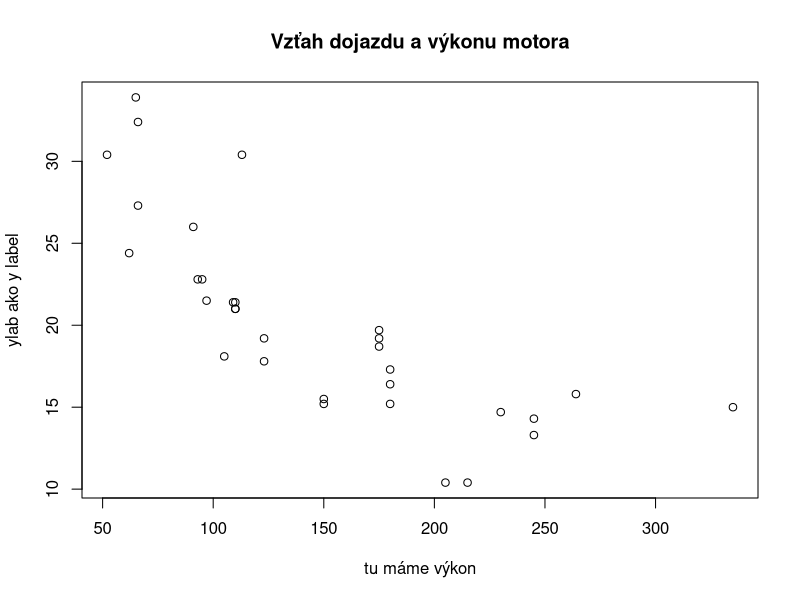
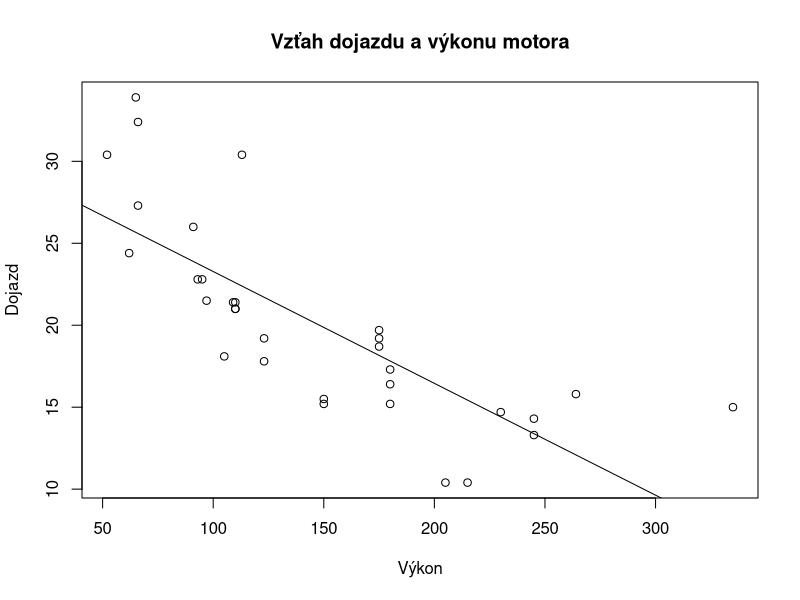
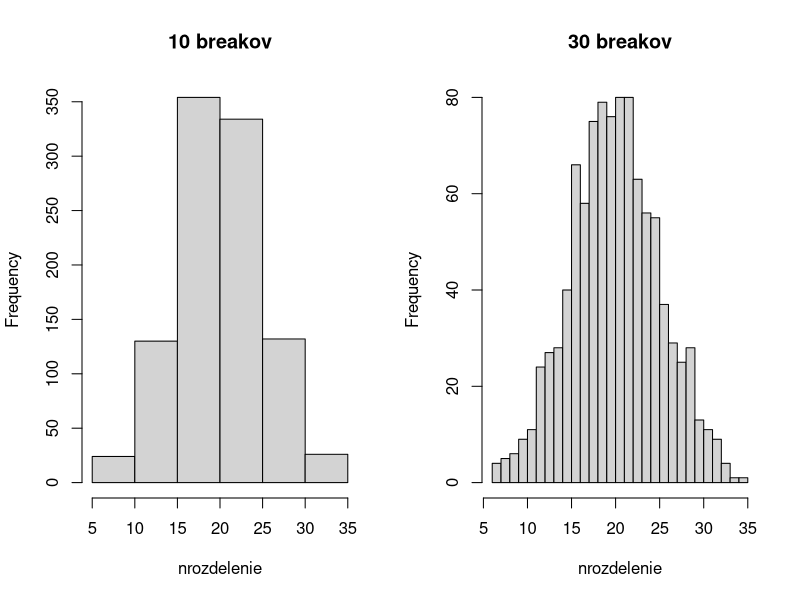
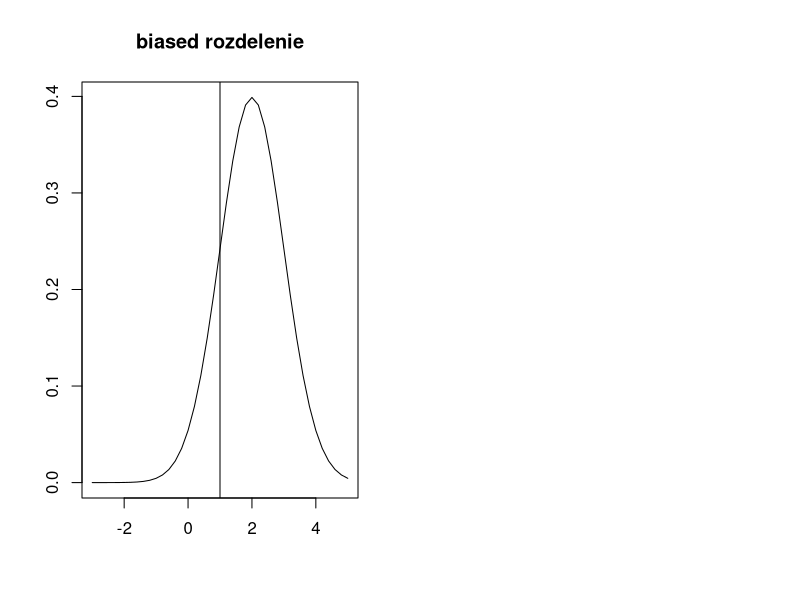
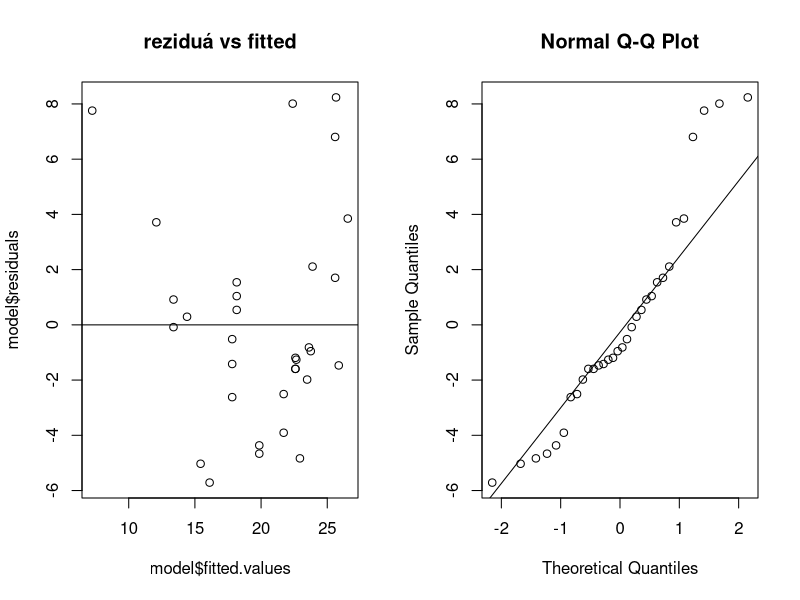
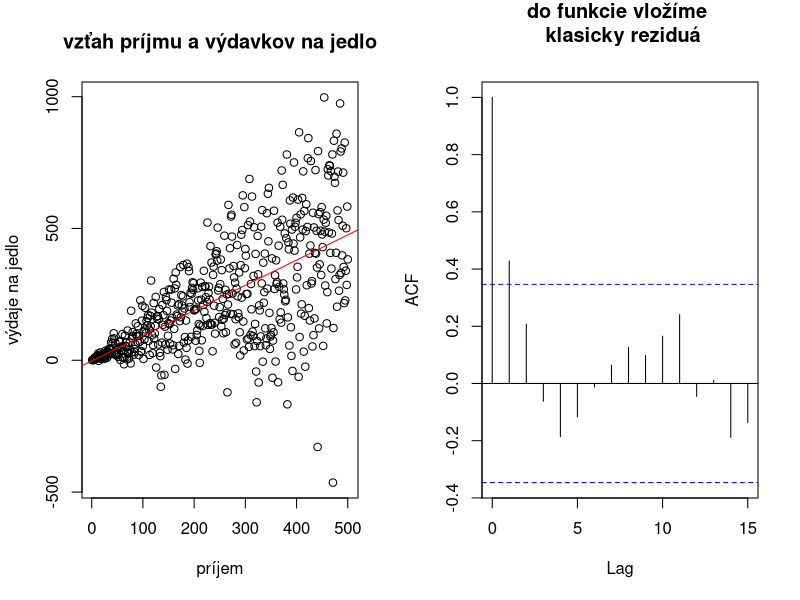

The R script that drew these images, in order:
## ---- chunk 1
library(knitr)
opts_chunk$set(echo = TRUE)
## ---- chunk 2
5 + 5
5 - 5
5 * 5
5 / 5
5^2
## ---- chunk 3
# zobrazí zvyšok z delenia

5 %% 2
## ---- chunk 4
mean(2, 4, 6)
abs(-5)
sqrt(8)
## ---- chunk 5
# Priradíme teda objektu "a" výsledok "2 + 2".

a <- 2 + 2

# Po napísaní názvu objektu do konzoly nám konzola ukáže už len výsledok.

a

# Nové priradenie hodnoty starému objektu prepíše starú hodnotu.

a <- 5 + 5

a
## ---- chunk 6
a^2
## ---- chunk 7
# Objektu "a" priradíme súbor číselných hodnôt a vytvoríme z neho vektor.

a <- c(5, 1, 4, 2, 3)

a

## ---- chunk 8
b <- c(5, 9, 6, 8, 7)
a + b
min(a)
sort(a)
sum(a)
## ---- chunk 9
# sample(), seq() a rep()
## ---- chunk 10
# Ako prvé potrebujeme zadať "x", teda vektor hodnôt, z ktorých chceme vyberať.
# Pre nás to budú hodnoty medzi 160 až 190, ktoré navolíme ako 160:190.

# 160:190 jednoducho vypíše hodnoty zaradom od 160 do 190. A sample() z nich náhodne vyberie
# nami určený počet hodnôt.


# "size" je počet hodnôt, aký ma funkcia vybrať.

# "replace", či môže vybrať jednu hodnotu viackrát, alebo ju má vylúčiť.

# "prob" použijeme, ak chceme priradiť istým hodnotám inú váhu.

vyska <- sample(x = 160:190, size = 10, replace = TRUE)

print(vyska)
## ---- chunk 11
seq(from = 2, to = 12, by = 0.5)
## ---- chunk 12
# Zadáme "od", "do" a koľko časí má vektor mať.

seq(from = 4, to = 10, length = 4) 

seq(from = 4, to = 10, length = 8)

# Alternatívou je zadať "od", "po", a rozdeliť to po požadovaných kúskoch
# na požadovanú dĺžku.

seq(from = 4, by = 0.5, length = 25)
## ---- chunk 13
rep(x = 1, times = 10)

rep(x = c(1, 2, 3), times = 3)
## ---- chunk 14
# Vytvorme si obyčajný číselný vektor.

obycajny_vektor <- c(1:10)

obycajny_vektor

# Za použitia indexovania môžeme vybrať akúkoľvek hodnotu. Chceme vybrať prvú.

obycajny_vektor[1]

# Alebo súbor hodnôt. Vyberieme prvú a poslednú hodnotu.

obycajny_vektor[c(1, 10)]
## ---- chunk 15
# Indexovaním môžeme aj odobrať hodnotu. Napr., ak chceme všetky okrem poslednej:

obycajny_vektor[-10]
## ---- chunk 16
# Pre vytvorenie vektora obsahujúceho textové reťazce, musí byť obsah ohraničený
# úvodzovkami "".

vector_characters <- c("c", "musíme", "používať", "stále", "ak", "chceme",
                       "viac", "hodnôt")

vector_characters

## ---- chunk 17


nazvy <- c("prvy", "druhy", "treti")
cisla <- c(1, 2, 3)

# Použijeme na to funkciu names()

names(cisla) <- nazvy

# Ak sa teraz pozrieme na vektor "cisla", uvidíme, že sme číslam priradili názvy.
# Na vypísanie výsledku môžeme použíť aj funkciu print().

print(cisla)

## ---- chunk 18
names(cisla) <- c("adin", "dos", "tres")

print(cisla)
## ---- chunk 19
# Logické operátory, inak známe ako Booleovské operátory, nám ako výsledok
# poskytnú výstup v podobe TRUE alebo FALSE.
# ! Pre overenie rovnosti použijeme "==".

vektor <-  5

vektor == 5

vektor == 6
## ---- chunk 20
# Vektor výšky ľudí, ktorý sme si skôr vytvorili.

vyska <- sample(x = 160:190, size = 10, replace = TRUE)

# Použitie logického operátora na zistenie, kto má viac ako 170cm. 

viac_ako_170 <- vyska > 170

# Výsledky však nebudú číselnými hodnotami, ale hodnotami booleovského typu.

print(viac_ako_170)

# To nám však nebráni zužiťkovať to pomocou funkcie "sum()" a zistiť počet 
# vyhovujúcich hodnôt. Zráta to všetky TRUE hodnoty.

sum(viac_ako_170)

# Čo dokážeme pomocou indexovania pretvoriť na číselné hodnoty.

vyska_v_cm <- vyska[vyska > 170]

print(vyska_v_cm)


## ---- chunk 21
# Pri funkcií matrix() zadáme vektor, a argumenty v podobe počtu riadkov, stĺpcov,
# a či má byť vektor usporiadaný po riadkoch alebo nie po riadkoch.

vektor <- c(1, 2, 3, 4, 5, 6, 7, 8, 9)

# Vytvoríme si štvorcovú maticu 3x3

matica1 <- matrix(vektor, nrow = 3, ncol = 3, byrow = TRUE)

matica1
## ---- chunk 22
# Zmeníme usporiadanie na FALSE, takže bude matica usporiadaná po stĺpcoch.

matica2 <- matrix(vektor, nrow = 3, ncol = 3, byrow = FALSE)

matica2
## ---- chunk 23
# Potrebujeme si vytvoriť vektory, ktoré budeme chcieť zlepiť.
# Vektor c(1:3) bude taký istý ako c(1, 2, 3).

vektor1 <- c(1:3)
vektor2 <- c(4, 5, 6)
vektor3 <- c(7, 8, 9)

# Zviazanie po riadkoch.

matica_riadky <- rbind(vektor1, vektor2, vektor3)

matica_riadky

## ---- chunk 24
matica_stlpce <- cbind(vektor1, vektor2, vektor3)

matica_stlpce
## ---- chunk 25
# Budeme pracovať s vyššie vytvorenou maticou "matica_riadky".

matica_riadky[1, 3] # jeden prvok, prvý riadok, tretí stĺpec
## ---- chunk 26
matica_riadky[1, ] # celý prvý riadok
## ---- chunk 27
matica_riadky[ , 1] # celý prvý stĺpec
## ---- chunk 28
matica_riadky * 5
## ---- chunk 29
matica_riadky %*% matica_stlpce
## ---- chunk 30
matica_riadky + matica_stlpce
## ---- chunk 31
matica_riadky

t(matica_riadky)
## ---- chunk 32
# Predpokladajme, že pracujeme so štvorcovou maticou.
# Ak by ste mali overiť, či sú vektory lineárne nezávislé,
# všetky ich spojíme do matice, a vyrátame rank matice. Ak bude rank
# rovný počtu vektorov, vektory sú navzájom  lineárne nezávislé.

vektor1 <- c(2, 3, 1, 9)
vektor2 <- c(1, 0, 3, 4)
vektor3 <- c(2, 9, 0, 3)
vektor4 <- c(4, 7, 2, 4)

matica <- rbind(vektor1, vektor2, vektor3, vektor4)


# Operátor "$" dokáže extrahovať konkrétnu hodnotu, ktorú chceme extrahovať. Skúste použiť
# príkaz "qr(matica)", ktorý nám vyráta ešte pár ďalších vecí. Nás však zaujíma iba rank.

qr(matica)$rank # vyrátame hodnosť matice
## ---- chunk 33
# Vidíme, že rank je rovný počtu riadkov/stĺpcov, teda naše vektory sú lineárne nezávislé.
## ---- chunk 34
# Pre načítanie datasetu do objektu použijeme trocha nezvyčajný prístup, kde:
# datasets predstavuje názov balíku, a "mtcars" dataset, ktorý chceme sprístupniť.
# Pomocou "::" sprístupníme konkrétny objekt z balíka.

data <- datasets::mtcars

# Ak by sme datasetu nechceli priradiť vlastný názov, ale ponechať originálny:

data("mtcars")

# Funkcia bude fungovať aj bez úvodzoviek.
## ---- chunk 35
# Predpokladajme, že máme načítaný dataset "mtcars".
# Pomocou funkcie "head()" si načítame prvých 6 riadkov.
# Alternatíva je "tail()" (ako chvost), pre vypísanie posledných 6 riadkov.

head(data)

# Vidíme, že je to súbor aút, s rôznymi parametrami.
# My sa budeme snažiť vysvetliť vplyv "hp" (horsepower, konské sily), 
# na "mph" (miles per galon, čiže koľko kilometrov má auto dojazd).
## ---- chunk 36
# Plotneme si dáta, ktoré dáme do regresie, čiže "mpg" a "hp".

plot(x = data$hp, y = data$mpg, ylab = "ylab ako y label", xlab = "tu máme výkon",
     main = "Vzťah dojazdu a výkonu motora")

## ---- chunk 37
# Chceme zistiť dopad "hp" na "mpg".
# Použijeme funkciu "lm()", ako linear model.
# Na konci musíme ako argument uviesť dáta, ktoré použijeme.

model <- lm(mpg ~ hp, data = data)

# Alternatívne môžeme model napísať pomocou extrakcie takto.
# Preferujem tento postup.

model <- lm(data$mpg ~ data$hp)

# Dostaneme dva koeficienty. Jeden pre intercept Beta0 a druhý pre Beta1 ako "hp".

model

# Intercept sa väčšinou neinterpretuje, slúži len pre určenie počiatočnej hodnoty.
# Ak by sme koeficient interpretovali, mohli by sme povedať, že auto s nula koňmi
# prejde 30 míľ na galón. Koeficient B1 by sme interpretovali ako:
# "každá extra konská sila, zníži dojazd o -0.068 míle". 
## ---- chunk 38
# Znova si plotneme dáta.

plot(x = data$hp, y = data$mpg, ylab = "Dojazd", xlab = "Výkon",
     main = "Vzťah dojazdu a výkonu motora")

# A pomocou funkcie "abline()" napasujeme do grafu priamku modelu.
# Abline ako priamka z bodu A do bodu B.

abline(model) 
## ---- chunk 39
# Pripomeňme si hodnoty nášho modelu.

model

# Na poradí pri kovariancii nezáleží.

kovar <- cov(data$mpg, data$hp)

rozptyl <- var(data$hp)

beta1 <- kovar/rozptyl

print(beta1)

# Oba parametre majú hodnotu -0.068 a rovnajú sa.
# Skúsme B0.

ybar <- mean(data$mpg)
xbar <- mean(data$hp)

beta0 <- ybar - (beta1 * xbar)

print(beta0)

# Sedí. :)

## ---- chunk 40
# Zostrojme si pre ilustráciu normálne rozdelenie.
# Môžeme pôžiť dnorm(), pre vyrátanie krásneho normálneho rozdelenia, ktorému
# by sme zadali vlastné hodnoty, my však použijeme rnorm(), pre vygenerovanie
# n hodnôt z normálneho rozdelenia.

nrozdelenie <-  rnorm(n = 1000, mean = 20, sd = 5)

# Použijeme hist() namiesto plot(). Funkcia plot() by defaultne použila scatterplot.
# Argument "breaks" určí, na koľko častí rozlámeme náš histogram.
# Viacej častí nám umožní krajšie vystihnúť normálne rozdelenie.
# Funkciou par() si zobrazíme dva grafy vedľa seba a ukážeme rozdiel.

par(mfrow=c(1, 2)) 

# Všimnime si, že sú centrované okolo priemeru, ktorý sme zadali ako 20.

hist(nrozdelenie, breaks = 10, main = "10 breakov")

hist(nrozdelenie, breaks = 30, main = "30 breakov")

# Pre navrátenie zobrazenia grafov na jeden, použijeme "par(mfrow=c(1, 1))".
## ---- chunk 41
# Ukážme si, čo to biased vlastné znamená. Použijeme na to dnorm().
# dnorm() nám vyberie konkrétny bod z rozdelenia, preto je potrebné mu zadať
# vektor.

x <- seq(from = -3, to = 5, by = 0.2)

# type = "l" ako "line", čiara.
# Povedzme, že populačný priemer mí, je 1.
# Zaznačíme si ho v grafe pomocou abline(), použijeme arugment "v" ako vertical.


plot(x = x, y = dnorm(x, mean = 2, sd = 1), type = "l",
     main = "biased rozdelenie", ylab = "", xlab = "")

abline(v = 1)


## ---- chunk 42
# Na výpis všetkých vlastností modelu použijeme summary().

summary(model)

# Vidíme tam nejaké vlastnosti reziduí, odhadnuté koeficienty, a v tretej
# časti taktiež podstatné veci ako R^2, či F-test.
# Teraz nás však zaujíma časť s koeficientmi.

summary(model)$coefficients
## ---- chunk 43
summary(model)$coefficients

# Vydeľme koeficient "estimate", číslom "Std. Error" (SE),
# a pozrime sa, či nám výjde t-štatistika.

nase_t <- summary(model)$coefficients[1, 1] / summary(model)$coefficients[1, 2]

nase_t
## ---- chunk 44

# V našom prípade boli p-hodnoty 6.642736e-18, čo je veľmi malé číslo,
# 18 núl pred šestkou. Dávajte pozor, keby tam bolo e+18, tak je to obrovské
# číslo. :D Väčšinou sú malé p-hodnoty označené tromi hviezdičkami.

summary(model)$coefficients
## ---- chunk 45
# V R-ku konfidnčný interval odhadneme pomocou confint().
# Ukážeme si neskôr aj robustnú alternatívu. Zatiaľ pracujeme len s basic
# balíkmi v R.

confint(model)
## ---- chunk 46
# My sme si tieto grafy vytvorili manuálne, dopracovali by ste sa k ním
# však aj cez funkciu plot(váš_model). Museli by ste sa k nemu však preklikať.

par(mfrow=c(1, 2))

plot(model$fitted.values, model$residuals, main = "reziduá vs fitted")
abline(0, 0)

qqnorm(model$residuals)
qqline(model$residuals)
## ---- chunk 47
# Vytvorme si premenné, kde X budú mzdy.
X <- 1:500
Y <- rnorm(n = 500, mean = X, sd = 0.6 * X)
mzdy_jedlo <- lm(Y ~ X)

plot(x = X, y = Y, xlab = "príjem", ylab = "výdaje na jedlo",
     main = "vzťah príjmu a výdavkov na jedlo")

abline(mzdy_jedlo, col = "red")
## ---- chunk 48
# Šikovnou funkciou na skontrolovanie autokorelácie je acf().
# Cool trik je, ak chcete nový riadok v názvoch, použite "\n".

acf(model$residuals, main = "do funkcie vložíme \n klasicky reziduá")

# Samozrejme v prvom stĺpci bude korelácia jedna, lebo korelujeme samého seba.
# Ak sú korelácia nepresahuje za čiary, reziduá nie sú silne korelované a 
# autokorelácia, resp. sériová korelácia, nie je prítomná.
